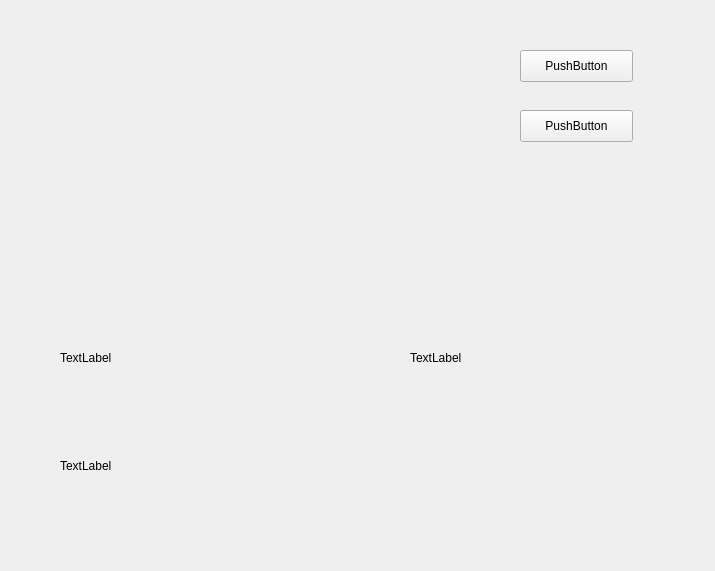
<?xml version="1.0" encoding="UTF-8"?>
<ui version="4.0">
 <class>Form</class>
 <widget class="QWidget" name="Form">
  <property name="geometry">
   <rect>
    <x>0</x>
    <y>0</y>
    <width>715</width>
    <height>571</height>
   </rect>
  </property>
  <property name="windowTitle">
   <string>Form</string>
  </property>
  <widget class="QPushButton" name="add_like_button">
   <property name="geometry">
    <rect>
     <x>520</x>
     <y>50</y>
     <width>113</width>
     <height>32</height>
    </rect>
   </property>
   <property name="text">
    <string>PushButton</string>
   </property>
  </widget>
  <widget class="QWidget" name="pic_widget" native="true">
   <property name="geometry">
    <rect>
     <x>60</x>
     <y>30</y>
     <width>411</width>
     <height>291</height>
    </rect>
   </property>
  </widget>
  <widget class="QLabel" name="name_label">
   <property name="geometry">
    <rect>
     <x>60</x>
     <y>350</y>
     <width>311</width>
     <height>16</height>
    </rect>
   </property>
   <property name="text">
    <string>TextLabel</string>
   </property>
  </widget>
  <widget class="QLabel" name="describe_label">
   <property name="geometry">
    <rect>
     <x>60</x>
     <y>400</y>
     <width>411</width>
     <height>131</height>
    </rect>
   </property>
   <property name="text">
    <string>TextLabel</string>
   </property>
  </widget>
  <widget class="QPushButton" name="buy_button">
   <property name="geometry">
    <rect>
     <x>520</x>
     <y>110</y>
     <width>113</width>
     <height>32</height>
    </rect>
   </property>
   <property name="text">
    <string>PushButton</string>
   </property>
  </widget>
  <widget class="QLabel" name="price_label">
   <property name="geometry">
    <rect>
     <x>410</x>
     <y>350</y>
     <width>60</width>
     <height>16</height>
    </rect>
   </property>
   <property name="text">
    <string>TextLabel</string>
   </property>
  </widget>
 </widget>
 <resources/>
 <connections/>
</ui>
